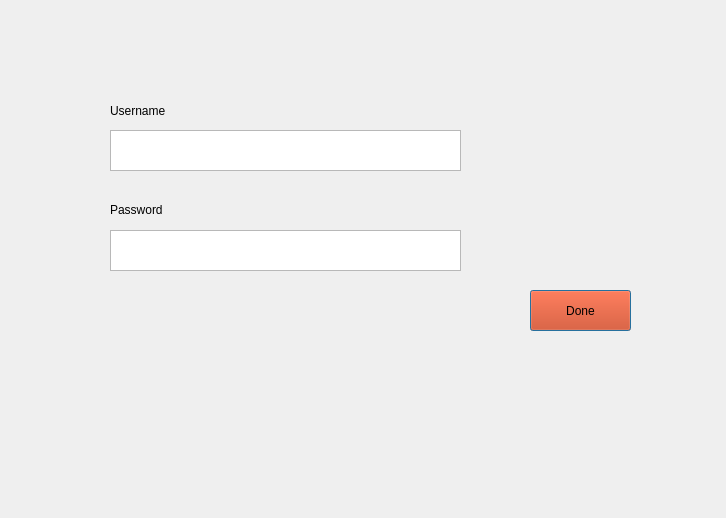
<?xml version="1.0" encoding="UTF-8"?>
<ui version="4.0">
 <class>SignIn2</class>
 <widget class="QDialog" name="SignIn2">
  <property name="geometry">
   <rect>
    <x>0</x>
    <y>0</y>
    <width>726</width>
    <height>518</height>
   </rect>
  </property>
  <property name="windowTitle">
   <string>Dialog</string>
  </property>
  <property name="styleSheet">
   <string notr="true">#SignIn2{background-image: url(:/background/images/signin.jpg);}</string>
  </property>
  <widget class="QLabel" name="label_3">
   <property name="geometry">
    <rect>
     <x>110</x>
     <y>200</y>
     <width>101</width>
     <height>20</height>
    </rect>
   </property>
   <property name="styleSheet">
    <string notr="true">font: 12pt &quot;Arial&quot;;
color: rgb(0, 0, 0);</string>
   </property>
   <property name="text">
    <string>Password</string>
   </property>
  </widget>
  <widget class="QPlainTextEdit" name="usernameTE_2">
   <property name="geometry">
    <rect>
     <x>110</x>
     <y>130</y>
     <width>351</width>
     <height>41</height>
    </rect>
   </property>
  </widget>
  <widget class="QPlainTextEdit" name="passwordTE_2">
   <property name="geometry">
    <rect>
     <x>110</x>
     <y>230</y>
     <width>351</width>
     <height>41</height>
    </rect>
   </property>
  </widget>
  <widget class="QPushButton" name="doneButton_2">
   <property name="geometry">
    <rect>
     <x>530</x>
     <y>290</y>
     <width>101</width>
     <height>41</height>
    </rect>
   </property>
   <property name="cursor">
    <cursorShape>PointingHandCursor</cursorShape>
   </property>
   <property name="styleSheet">
    <string notr="true">background-color: rgb(212, 47, 0);
color: rgb(0, 0, 0);
font: 700 10pt &quot;Arial&quot;;</string>
   </property>
   <property name="text">
    <string>Done</string>
   </property>
  </widget>
  <widget class="QLabel" name="label_4">
   <property name="geometry">
    <rect>
     <x>110</x>
     <y>100</y>
     <width>101</width>
     <height>21</height>
    </rect>
   </property>
   <property name="styleSheet">
    <string notr="true">font: 12pt &quot;Arial&quot;;
color: rgb(0, 0, 0);</string>
   </property>
   <property name="text">
    <string>Username</string>
   </property>
  </widget>
 </widget>
 <resources/>
 <connections/>
</ui>
